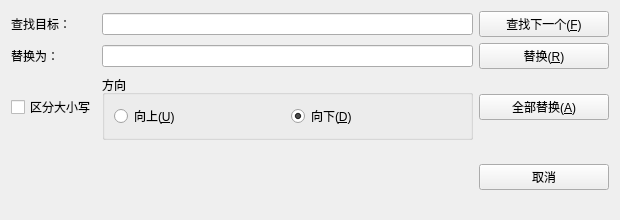
<?xml version="1.0" encoding="UTF-8"?>
<ui version="4.0">
 <class>ReplaceDialog</class>
 <widget class="QDialog" name="ReplaceDialog">
  <property name="geometry">
   <rect>
    <x>0</x>
    <y>0</y>
    <width>620</width>
    <height>220</height>
   </rect>
  </property>
  <property name="windowTitle">
   <string>替换</string>
  </property>
  <layout class="QGridLayout" name="gridLayout">
   <item row="0" column="0">
    <widget class="QLabel" name="findLabel">
     <property name="text">
      <string>查找目标：</string>
     </property>
    </widget>
   </item>
   <item row="0" column="1">
    <widget class="QLineEdit" name="findLineEdit">
     <property name="minimumSize">
      <size>
       <width>300</width>
       <height>0</height>
      </size>
     </property>
    </widget>
   </item>
   <item row="0" column="2">
    <widget class="QPushButton" name="findNextButton">
     <property name="minimumSize">
      <size>
       <width>130</width>
       <height>0</height>
      </size>
     </property>
     <property name="text">
      <string>查找下一个(&amp;F)</string>
     </property>
     <property name="autoDefault">
      <bool>false</bool>
     </property>
    </widget>
   </item>
   <item row="1" column="0">
    <widget class="QLabel" name="replaceLabel">
     <property name="text">
      <string>替换为：</string>
     </property>
    </widget>
   </item>
   <item row="1" column="1">
    <widget class="QLineEdit" name="replaceLineEdit"/>
   </item>
   <item row="1" column="2">
    <widget class="QPushButton" name="replaceButton">
     <property name="text">
      <string>替换(&amp;R)</string>
     </property>
     <property name="autoDefault">
      <bool>false</bool>
     </property>
    </widget>
   </item>
   <item row="2" column="0">
    <widget class="QCheckBox" name="caseCheckBox">
     <property name="text">
      <string>区分大小写</string>
     </property>
    </widget>
   </item>
   <item row="2" column="1">
    <widget class="QGroupBox" name="directionGroup">
     <property name="title">
      <string>方向</string>
     </property>
     <layout class="QHBoxLayout" name="horizontalLayout">
      <item>
       <widget class="QRadioButton" name="upRadio">
        <property name="text">
         <string>向上(&amp;U)</string>
        </property>
       </widget>
      </item>
      <item>
       <widget class="QRadioButton" name="downRadio">
        <property name="text">
         <string>向下(&amp;D)</string>
        </property>
        <property name="checked">
         <bool>true</bool>
        </property>
       </widget>
      </item>
     </layout>
    </widget>
   </item>
   <item row="2" column="2">
    <widget class="QPushButton" name="replaceAllButton">
     <property name="text">
      <string>全部替换(&amp;A)</string>
     </property>
     <property name="autoDefault">
      <bool>false</bool>
     </property>
    </widget>
   </item>
   <item row="3" column="1">
    <spacer name="verticalSpacer">
     <property name="orientation">
      <enum>Qt::Vertical</enum>
     </property>
     <property name="sizeHint" stdset="0">
      <size>
       <width>20</width>
       <height>16</height>
      </size>
     </property>
    </spacer>
   </item>
   <item row="3" column="2">
    <widget class="QPushButton" name="cancelButton">
     <property name="text">
      <string>取消</string>
     </property>
     <property name="autoDefault">
      <bool>false</bool>
     </property>
    </widget>
   </item>
  </layout>
 </widget>
 <resources/>
 <connections/>
</ui>
